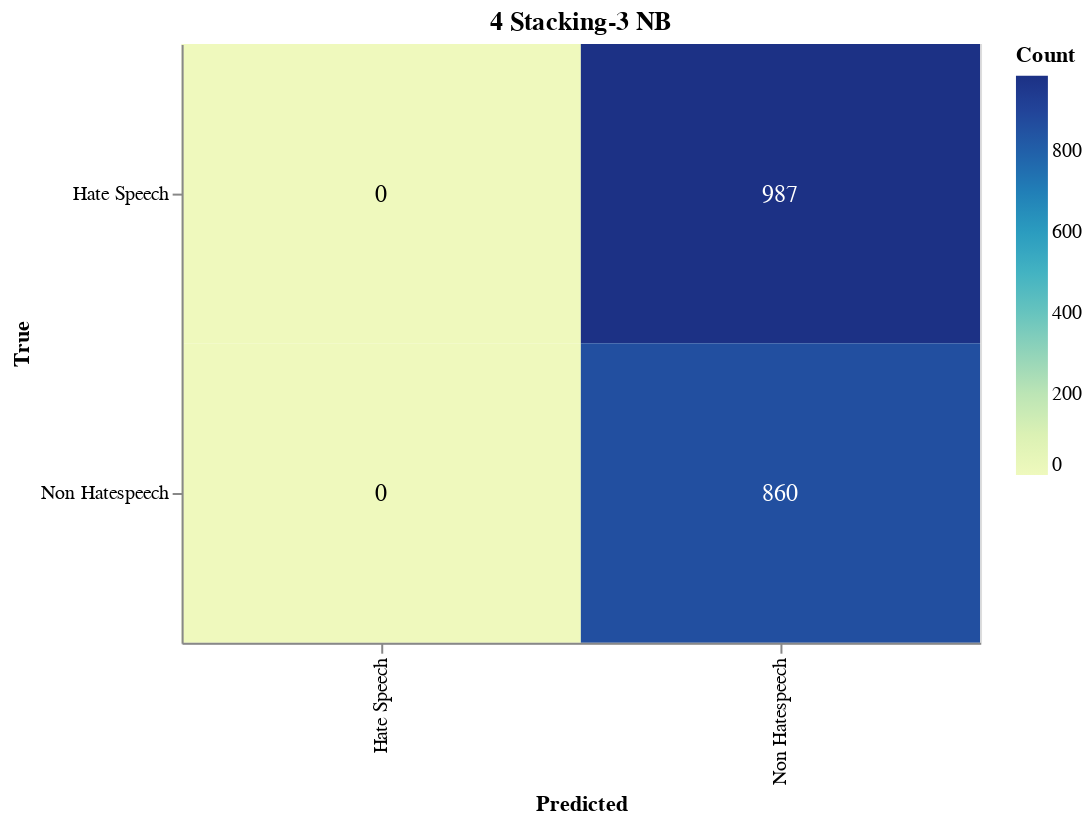

The notebook cell saved with this chart:
### Markdown cell above
#### Save Confusion Matrix

### Code cell
import altair as alt
import altair_saver
import pandas as pd
from sklearn.metrics import confusion_matrix

# Calculate the confusion matrix
cm = confusion_matrix(true_labels, adjusted_predictions)

# Define class names
class_names = ['Hate Speech', 'Non Hatespeech']

# Convert confusion matrix to DataFrame
cm_df = pd.DataFrame(cm, index=class_names, columns=class_names).reset_index().melt(id_vars='index')
cm_df.columns = ['True', 'Predicted', 'Count']

# Ensure the order of categories
cm_df['True'] = pd.Categorical(cm_df['True'], categories=class_names, ordered=True)
cm_df['Predicted'] = pd.Categorical(cm_df['Predicted'], categories=class_names, ordered=True)

# Create the Altair plot
heatmap = alt.Chart(cm_df).mark_rect().encode(
    x=alt.X('Predicted:O', sort=class_names),
    y=alt.Y('True:O', sort=class_names),
    color='Count:Q',
    tooltip=['True', 'Predicted', 'Count']
).properties(
    width=400,
    height=300,
    title='4 Stacking-3 NB'
)

# Add text labels
text = heatmap.mark_text(
    align='center',
    baseline='middle',
    fontSize=12
).encode(
    text='Count:Q',
    color=alt.condition(
        alt.datum.Count > cm.max() / 2,
        alt.value('white'),
        alt.value('black')
    )
)

# Combine heatmap and text
final_chart = heatmap + text

# Display the plot
final_chart.show()

### Figure 1 — Vega-Lite specification as saved in the notebook (floating-point values rounded to 4 significant figures)
{"config": {"view": {"continuousWidth": 300, "continuousHeight": 300}}, "layer": [{"mark": {"type": "rect"}, "encoding": {"color": {"field": "Count", "type": "quantitative"}, "tooltip": [{"field": "True", "type": "ordinal"}, {"field": "Predicted", "type": "ordinal"}, {"field": "Count", "type": "quantitative"}], "x": {"field": "Predicted", "sort": ["Hate Speech", "Non Hatespeech"], "type": "ordinal"}, "y": {"field": "True", "sort": ["Hate Speech", "Non Hatespeech"], "type": "ordinal"}}, "title": "4 Stacking-3 NB"}, {"mark": {"type": "text", "align": "center", "baseline": "middle", "fontSize": 12}, "encoding": {"color": {"condition": {"test": "(datum.Count > 493.5)", "value": "white"}, "value": "black"}, "text": {"field": "Count", "type": "quantitative"}, "tooltip": [{"field": "True", "type": "ordinal"}, {"field": "Predicted", "type": "ordinal"}, {"field": "Count", "type": "quantitative"}], "x": {"field": "Predicted", "sort": ["Hate Speech", "Non Hatespeech"], "type": "ordinal"}, "y": {"field": "True", "sort": ["Hate Speech", "Non Hatespeech"], "type": "ordinal"}}, "title": "4 Stacking-3 NB"}], "data": {"name": "data-010c52edfd2079f09c0236dffc020b77"}, "height": 300, "width": 400, "$schema": "https://vega.github.io/schema/vega-lite/v5.17.0.json", "datasets": {"data-010c52edfd2079f09c0236dffc020b77": [{"True": "Hate Speech", "Predicted": "Hate Speech", "Count": 0}, {"True": "Non Hatespeech", "Predicted": "Hate Speech", "Count": 0}, {"True": "Hate Speech", "Predicted": "Non Hatespeech", "Count": 987}, {"True": "Non Hatespeech", "Predicted": "Non Hatespeech", "Count": 860}]}}
